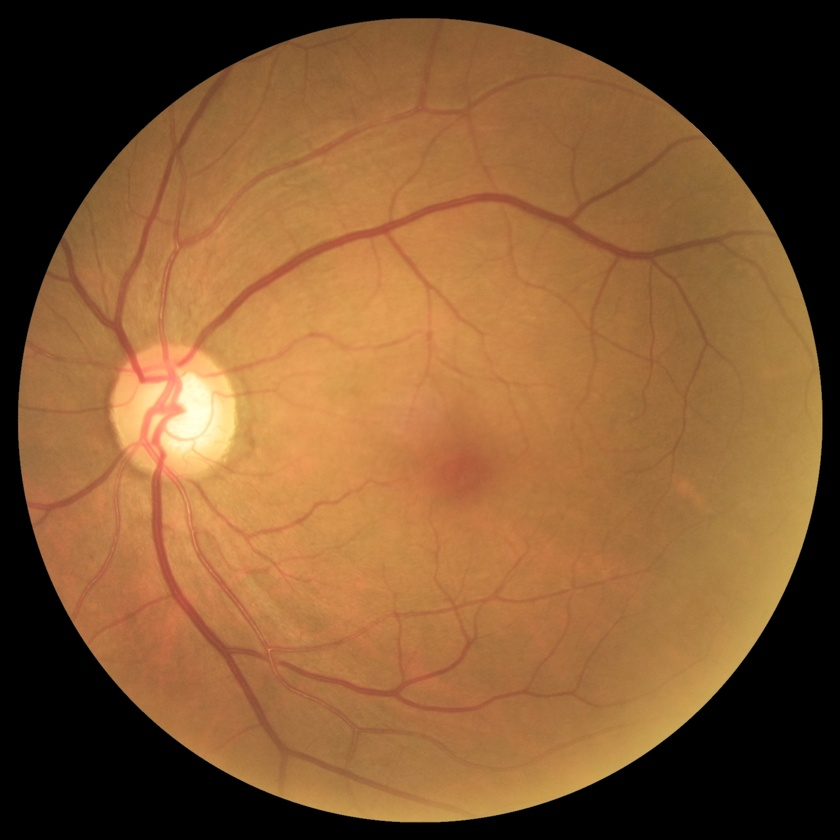
#> input picture fastapi_v1/images/V0014.jpg, 840 x 840 px, shrunk from 1634 x 1634 before the run
$ python -i utils.py   (imports and definitions only)
#> lines starting #> are read from the running program, lines starting #| are printed output that depends on the picture; after the words box and inside, x2 and y2 are one past the last pixel; in counts of white or black regions, pixels touching at a corner belong together
#> further down, picture is the input picture: shape (840, 840, 3); mean B, G, R 50, 88, 129.8
# model/ network
import torch
import numpy as np
import cv2

EPS = 1e-7
# [5 lines left out: function try_gpu, not called in this run]
# Dice Coefficient is 2 * the Area of Overlap divided by the total number of pixels in both images.

def compute_dice_coef(input, target):
    batch_size = input.shape[0]
    return sum([dice_coef_sample(input[k,:,:], target[k,:,:]) for k in range(batch_size)])/batch_size

# [57 lines left out: functions dice_coef_sample, vertical_diameter, vertical_cup_to_disc_ratio, compute_vCDR_error, classif_eval, fov_error, not called in this run]

def extract_eye_horizontal_vertical_edge(image):
    gray = cv2.cvtColor(image, cv2.COLOR_BGR2GRAY)
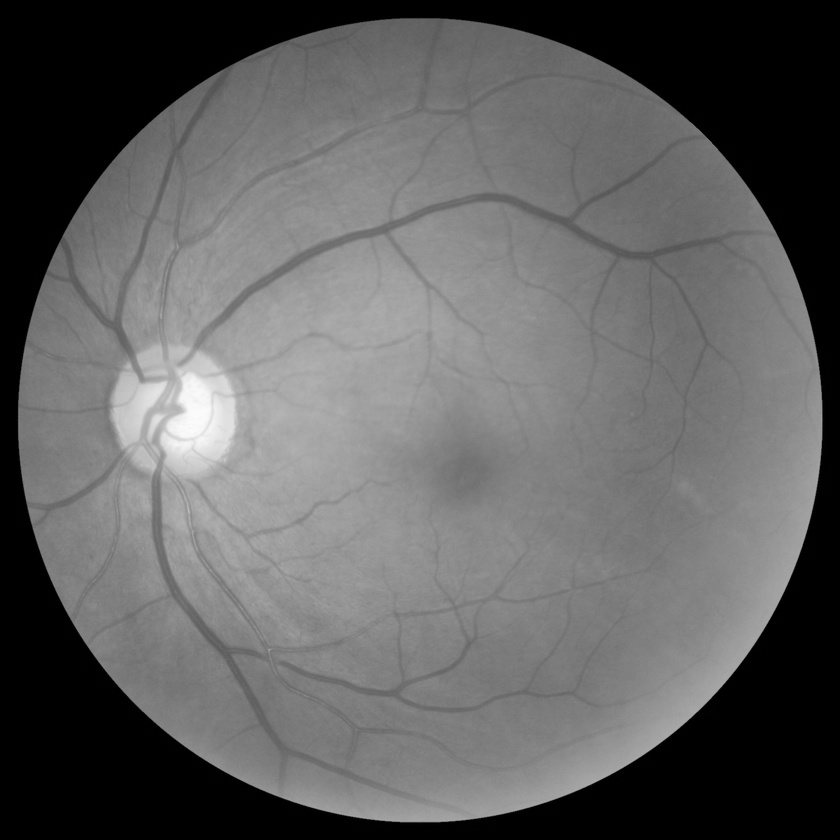
#> gray: shape (840, 840); min 0, max 252, mean 96.2
    thresh = cv2.threshold(gray, 0, 255, cv2.THRESH_OTSU + cv2.THRESH_BINARY)[1]
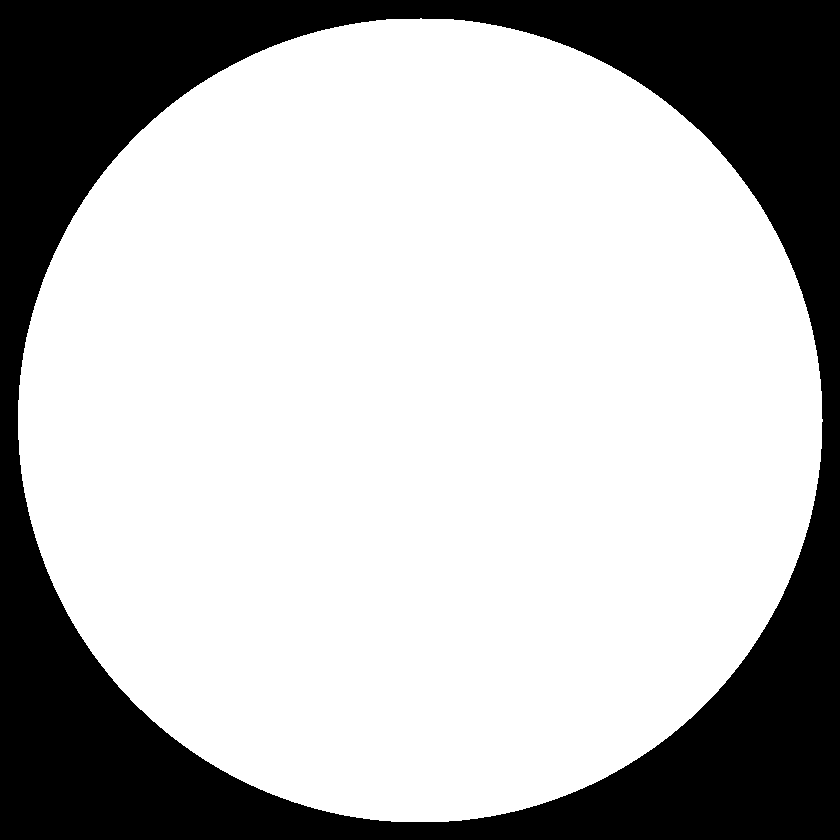
#> thresh: shape (840, 840); 72.1% white; 1 black region

    # Find contour and sort by contour area
    cnts = cv2.findContours(thresh, cv2.RETR_EXTERNAL, cv2.CHAIN_APPROX_SIMPLE)
#> cnts = 1 contour; box (x1, y1, x2, y2) and area: (18, 18, 823, 822) 507274
    cnts = cnts[0] if len(cnts) == 2 else cnts[1]
    cnts = sorted(cnts, key=cv2.contourArea, reverse=True)

    # Find bounding box and extract ROI
    for c in cnts:
        x,y,w,h = cv2.boundingRect(c)
        ROI = image[y:y+h, x:x+w]
        break
#> this loop made 1 pass
#> (x, y, w, h) on pass 1: (18, 18, 805, 804)
#> pass 1, in extract_eye_horizontal_vertical_edge, `ROI = image[y:y+h, x:x+w]`:
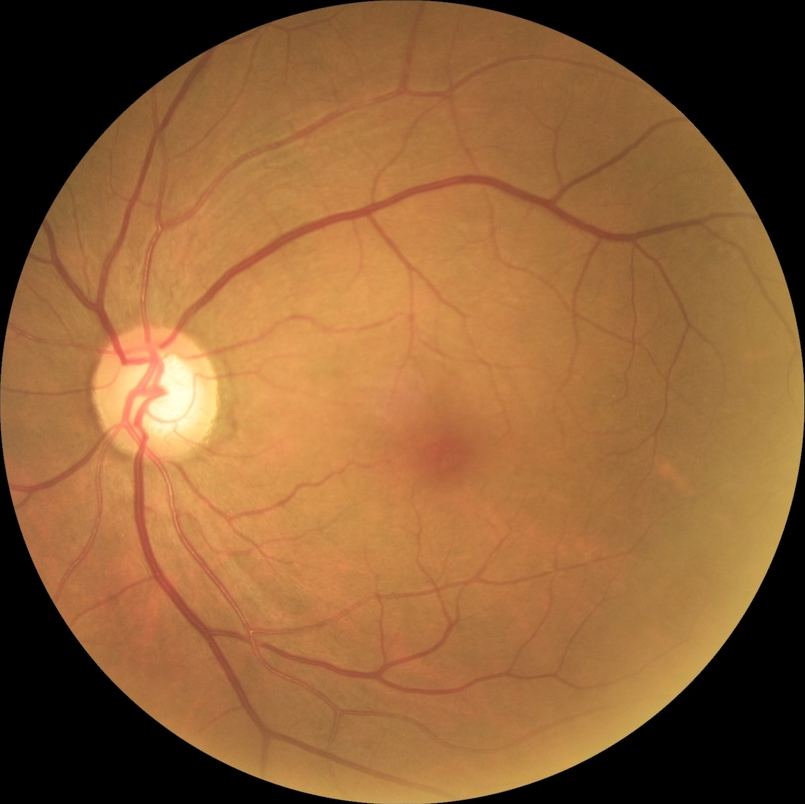
#> ROI: shape (804, 805, 3); mean B, G, R 54.5, 95.9, 141.5

    return ROI

# [51 lines left out: functions center_crop, vertical_crop, refine_seg, not called in this run]

>>> import cv2
>>> picture = cv2.imread('../images/V0014.jpg')
>>> result = extract_eye_horizontal_vertical_edge(picture)
